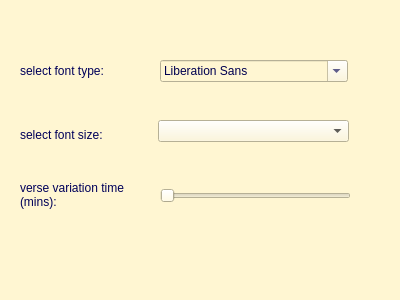
<?xml version="1.0" encoding="UTF-8"?>
<ui version="4.0">
 <class>Dialog</class>
 <widget class="QDialog" name="Dialog">
  <property name="geometry">
   <rect>
    <x>0</x>
    <y>0</y>
    <width>400</width>
    <height>300</height>
   </rect>
  </property>
  <property name="windowTitle">
   <string>Dialog</string>
  </property>
  <property name="styleSheet">
   <string notr="true">background-color: rgb(255, 246, 210)</string>
  </property>
  <widget class="QFontComboBox" name="fontComboBox">
   <property name="geometry">
    <rect>
     <x>160</x>
     <y>60</y>
     <width>188</width>
     <height>22</height>
    </rect>
   </property>
   <property name="styleSheet">
    <string notr="true">font: 75 10pt &quot;Arial&quot;;
border-color: rgb(0, 0, 79);
color: rgb(0, 0, 80);</string>
   </property>
  </widget>
  <widget class="QLabel" name="label">
   <property name="geometry">
    <rect>
     <x>20</x>
     <y>56</y>
     <width>131</width>
     <height>31</height>
    </rect>
   </property>
   <property name="styleSheet">
    <string notr="true">color: rgb(0, 0, 89);
font: 75 10pt &quot;Arial&quot;;</string>
   </property>
   <property name="text">
    <string>&lt;html&gt;&lt;head/&gt;&lt;body&gt;&lt;p&gt;select font type:&lt;/p&gt;&lt;/body&gt;&lt;/html&gt;</string>
   </property>
  </widget>
  <widget class="QComboBox" name="comboBox">
   <property name="geometry">
    <rect>
     <x>158</x>
     <y>120</y>
     <width>191</width>
     <height>22</height>
    </rect>
   </property>
  </widget>
  <widget class="QLabel" name="label_2">
   <property name="geometry">
    <rect>
     <x>20</x>
     <y>120</y>
     <width>131</width>
     <height>31</height>
    </rect>
   </property>
   <property name="styleSheet">
    <string notr="true">color: rgb(0, 0, 89);
font: 75 10pt &quot;Arial&quot;;</string>
   </property>
   <property name="text">
    <string>&lt;html&gt;&lt;head/&gt;&lt;body&gt;&lt;p&gt;select font size:&lt;/p&gt;&lt;/body&gt;&lt;/html&gt;</string>
   </property>
  </widget>
  <widget class="QSlider" name="horizontalSlider">
   <property name="geometry">
    <rect>
     <x>160</x>
     <y>180</y>
     <width>191</width>
     <height>31</height>
    </rect>
   </property>
   <property name="toolTip">
    <string>change verse changing frequency</string>
   </property>
   <property name="maximum">
    <number>120</number>
   </property>
   <property name="orientation">
    <enum>Qt::Horizontal</enum>
   </property>
   <property name="tickInterval">
    <number>5</number>
   </property>
  </widget>
  <widget class="QLabel" name="label_3">
   <property name="geometry">
    <rect>
     <x>20</x>
     <y>170</y>
     <width>131</width>
     <height>51</height>
    </rect>
   </property>
   <property name="styleSheet">
    <string notr="true">color: rgb(0, 0, 89);
font: 75 10pt &quot;Arial&quot;;</string>
   </property>
   <property name="text">
    <string>&lt;html&gt;&lt;head/&gt;&lt;body&gt;&lt;p&gt;verse variation time (mins):&lt;/p&gt;&lt;/body&gt;&lt;/html&gt;</string>
   </property>
   <property name="scaledContents">
    <bool>true</bool>
   </property>
   <property name="wordWrap">
    <bool>true</bool>
   </property>
  </widget>
 </widget>
 <resources/>
 <connections/>
</ui>
